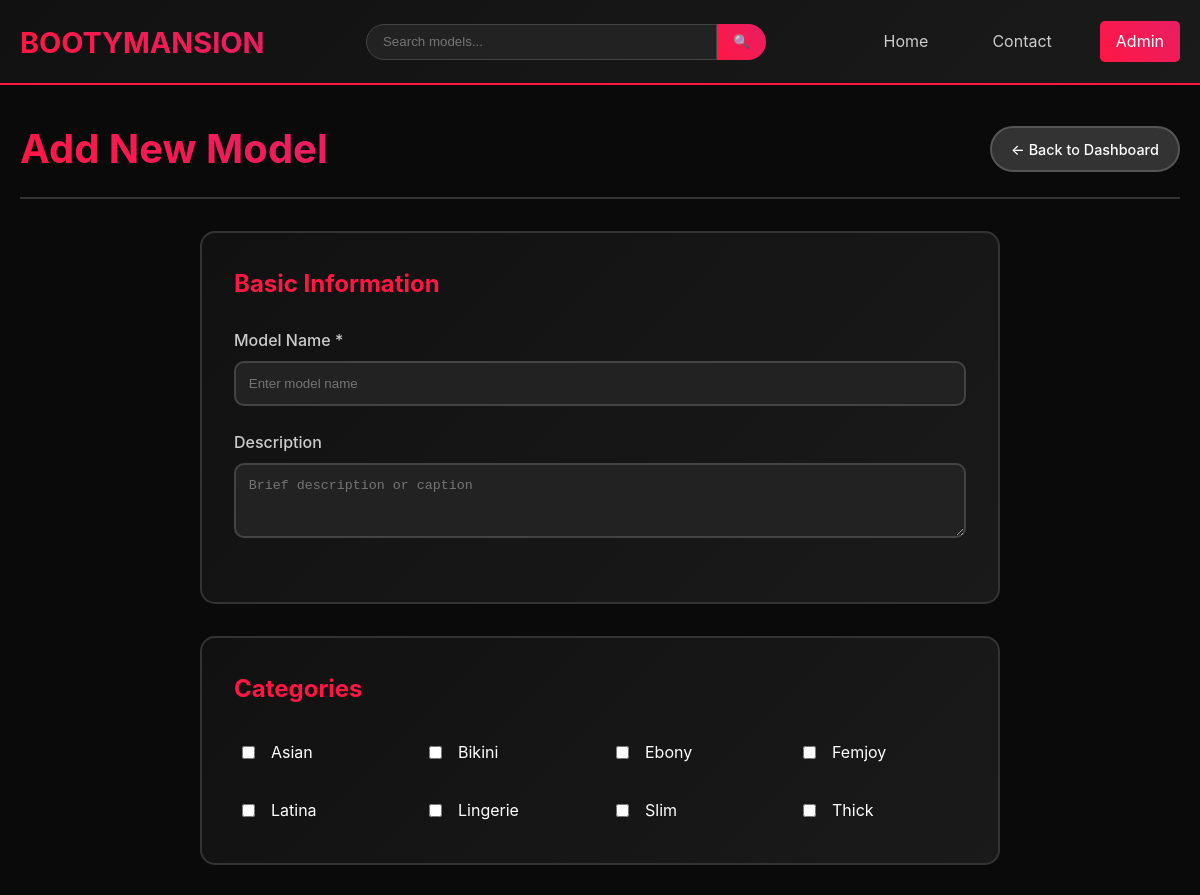
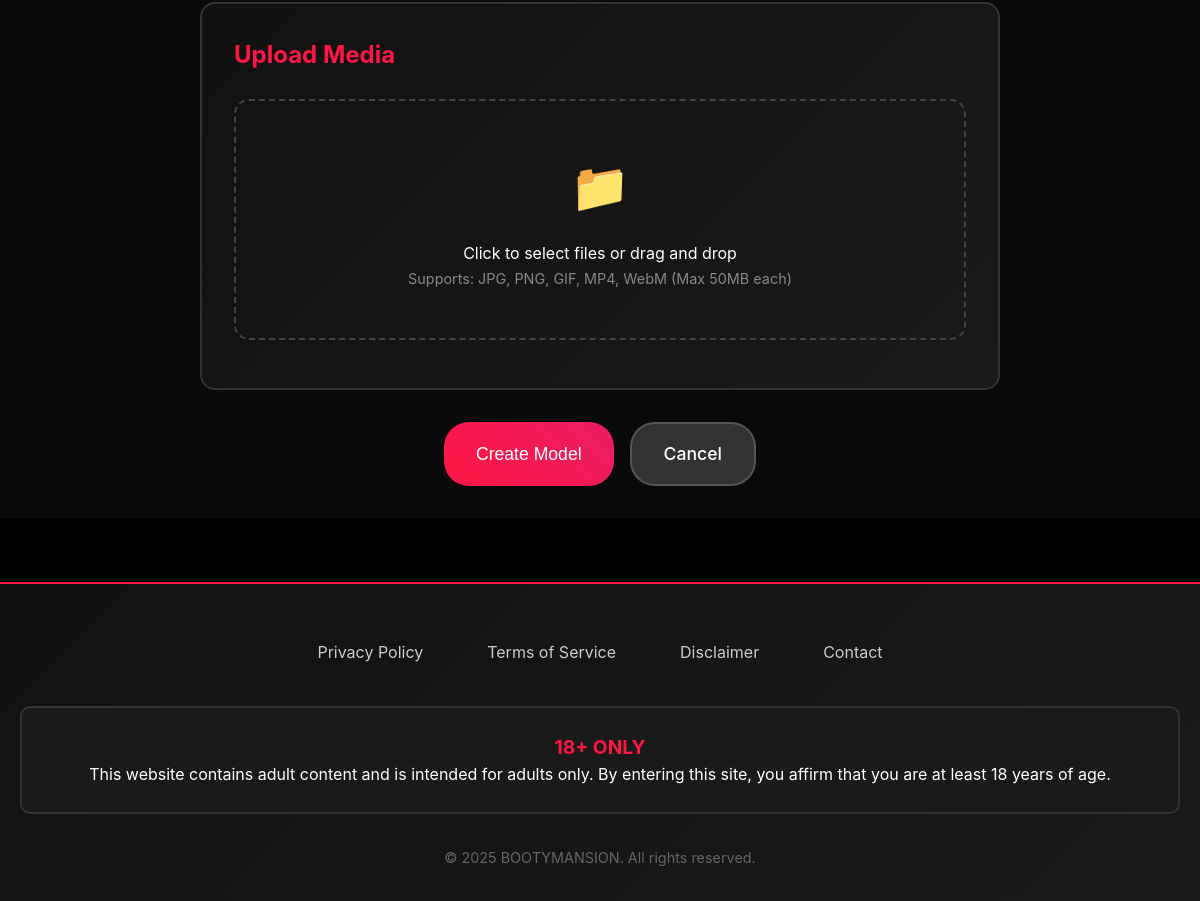
Page /admin/profile/new (signed in) on the committed database (2 pictures, top to bottom).
### tables this page shows
CREATE TABLE categories (
            id INTEGER PRIMARY KEY AUTOINCREMENT,
            name TEXT UNIQUE NOT NULL,
            slug TEXT UNIQUE NOT NULL,
            created_at TIMESTAMP DEFAULT CURRENT_TIMESTAMP
        );

### app.py (the view)
    def decorated_function(*args, **kwargs):
        if not session.get('admin_logged_in'):
            flash('Please log in to access the admin panel.', 'error')
            return redirect(url_for('admin_login'))
        return f(*args, **kwargs)

### app.py (called while the page is built)
def login_required(f):
    def decorated_function(*args, **kwargs):
        if not session.get('admin_logged_in'):
            flash('Please log in to access the admin panel.', 'error')
            return redirect(url_for('admin_login'))
        return f(*args, **kwargs)
    decorated_function.__name__ = f.__name__
    return decorated_function

def get_db_connection():
    conn = sqlite3.connect('bootymansion.db')
    conn.row_factory = sqlite3.Row
    return conn

@app.route('/admin/profile/new', methods=['GET', 'POST'])
@login_required
def admin_new_profile():
    if request.method == 'POST':
        return create_or_update_profile()
    conn = get_db_connection()
    categories = conn.execute('SELECT * FROM categories WHERE slug != "all" ORDER BY name').fetchall()
    conn.close()
    return render_template('admin_profile_form.html', categories=categories)

### templates/admin_profile_form.html (shortened to what this page needs)
{% extends "base.html" %}
{% block content %}
<main class="main admin-main">
    <div class="container">
        <div class="admin-header">
            <h1>{% if profile %}Edit {{ profile.name }}{% else %}Add New Model{% endif %}</h1>
            <a href="{{ url_for('admin_dashboard') }}" class="btn btn-secondary">← Back to Dashboard</a>
        </div>
        <div class="profile-form-container">
            <form method="POST" enctype="multipart/form-data" class="profile-form" id="profileForm">
                <div class="form-section">
                    <h2>Basic Information</h2>
                    <div class="form-group">
                        <label for="name">Model Name *</label>
                        <input type="text"
                               id="name"
                               name="name"
                               value="{{ profile.name if profile else '' }}"
                               required
                               placeholder="Enter model name">
                    </div>
                    <div class="form-group">
                        <label for="description">Description</label>
                        <textarea id="description"
                                  name="description"
                                  rows="3"
                                  placeholder="Brief description or caption">{{ profile.description if profile else '' }}</textarea>
                    </div>
                </div>
                <div class="form-section">
                    <h2>Categories</h2>
                    <div class="categories-grid">
                        {% for category in categories %}
                        <label class="category-checkbox">
                            <input type="checkbox"
                                   name="categories"
                                   value="{{ category.id }}"
                                   {% if profile and category.id in profile_category_ids %}checked{% endif %}>
                            {{ category.name }}
                        </label>
                        {% endfor %}
                    </div>
                </div>
                <div class="form-section">
                    <h2>{% if profile %}Add More Media{% else %}Upload Media{% endif %}</h2>
                    <div class="upload-area" id="uploadArea">
                        <div class="upload-placeholder">
                            <div class="upload-icon">📁</div>
                            <p>Click to select files or drag and drop</p>
                            <p class="upload-hint">Supports: JPG, PNG, GIF, MP4, WebM (Max 50MB each)</p>
                        </div>
                    </div>
                </div>
                <div class="form-actions">
                    <button type="submit" class="btn btn-primary btn-large">
                        {% if profile %}Update Model{% else %}Create Model{% endif %}
                    </button>
                    <a href="{{ url_for('admin_dashboard') }}" class="btn btn-secondary btn-large">Cancel</a>
                </div>
            </form>
        </div>
    </div>
</main>
{% endblock %}

### static/css/styles.css (style rules this page uses)
* { margin: 0; padding: 0; box-sizing: border-box; }
body { font-family: -apple-system, BlinkMacSystemFont, 'Segoe UI', Roboto, sans-serif; background-color: #000; color: #fff; line-height: 1.6; overflow-x: hidden; }
.container { max-width: 1200px; margin: 0 auto; padding: 0 20px; }
.main { padding: 2rem 0; min-height: calc(100vh - 120px); }
.admin-main { background-color: #0a0a0a; min-height: 100vh; }
.admin-header { display: flex; justify-content: space-between; align-items: center; margin-bottom: 2rem; padding-bottom: 1rem; border-bottom: 2px solid #333; }
.admin-header h1 { font-size: 2.5rem; background: linear-gradient(45deg, #ff1744, #e91e63); -webkit-background-clip: text; -webkit-text-fill-color: transparent; background-clip: text; }
.btn { padding: 0.6rem 1.2rem; border: none; border-radius: 25px; cursor: pointer; text-decoration: none; display: inline-block; font-size: 0.9rem; font-weight: 500; transition: all 0.3s ease; text-align: center; }
.btn-primary { background: linear-gradient(45deg, #ff1744, #e91e63); color: #fff; }
.btn-secondary { background-color: #333; color: #fff; border: 2px solid #555; }
.btn-large { padding: 1rem 2rem; font-size: 1.1rem; }
.profile-form-container { max-width: 800px; margin: 0 auto; }
.form-section { background: linear-gradient(135deg, #111 0%, #1a1a1a 100%); padding: 2rem; border-radius: 15px; margin-bottom: 2rem; border: 2px solid #333; }
.form-section h2 { color: #ff1744; margin-bottom: 1.5rem; font-size: 1.5rem; }
.form-group { margin-bottom: 1.5rem; }
.form-group label { display: block; color: #ccc; margin-bottom: 0.5rem; font-weight: 500; }
.form-group input, .form-group textarea { width: 100%; padding: 0.8rem; background-color: #222; border: 2px solid #444; border-radius: 10px; color: #fff; outline: none; transition: border-color 0.3s ease; }
.categories-grid { display: grid; grid-template-columns: repeat(auto-fit, minmax(150px, 1fr)); gap: 1rem; }
.category-checkbox { display: flex; align-items: center; gap: 0.5rem; cursor: pointer; padding: 0.5rem; border-radius: 8px; transition: background-color 0.3s ease; }
.category-checkbox input { width: auto; }
.upload-area { border: 2px dashed #444; border-radius: 15px; padding: 3rem; text-align: center; cursor: pointer; transition: all 0.3s ease; margin-bottom: 1rem; }
.upload-icon { font-size: 3rem; margin-bottom: 1rem; }
.upload-hint { color: #888; font-size: 0.9rem; }
.form-actions { display: flex; gap: 1rem; justify-content: center; margin-top: 2rem; }

### rows in the picture
categories: name "Asian"
categories: name "Bikini"
categories: name "Ebony"
categories: name "Femjoy"
categories: name "Latina"
categories: name "Lingerie"
categories: name "Slim"
categories: name "Thick"
